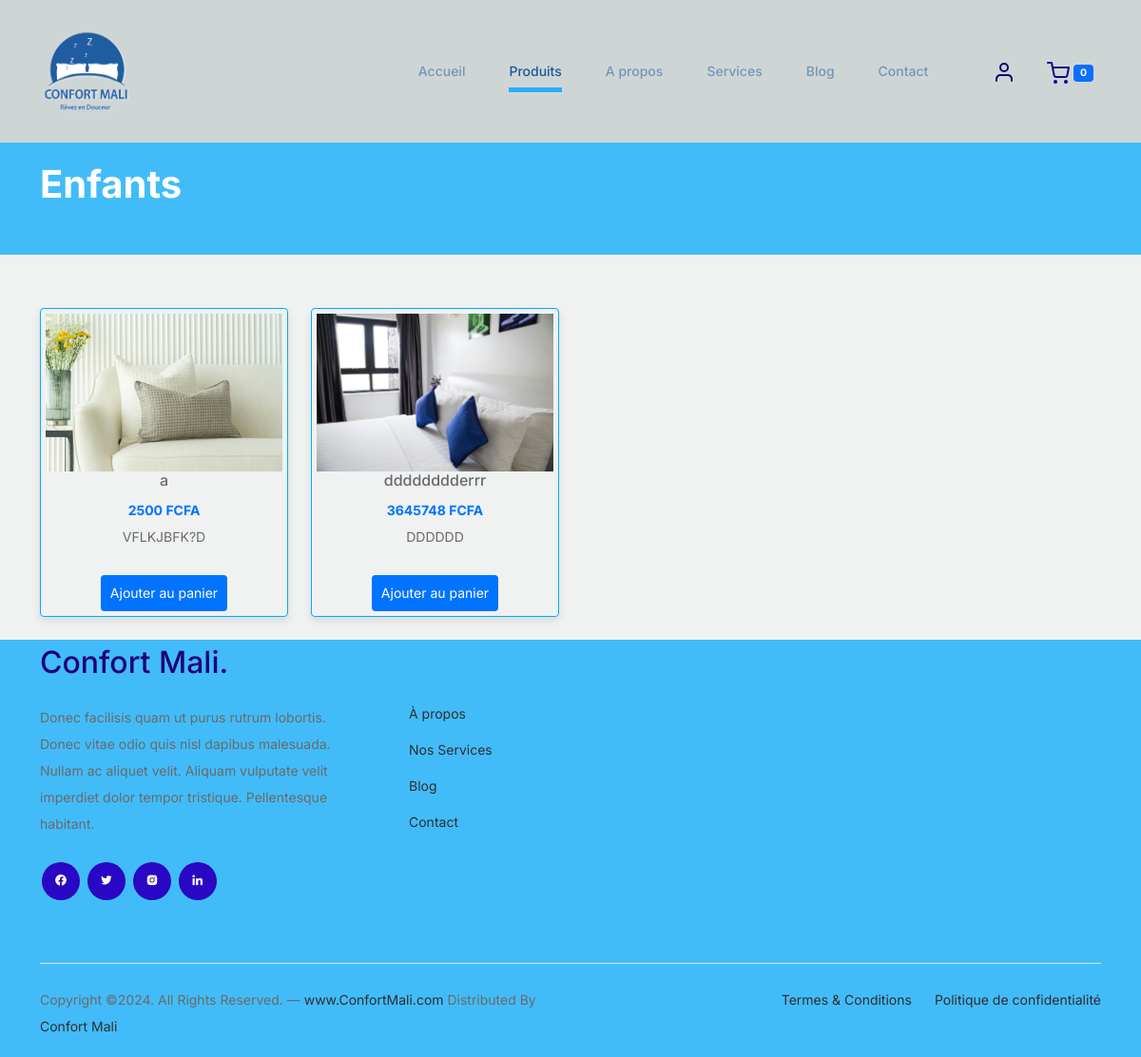
The page /products/1/ on the database its author committed.
### ConfortMLapp/models.py (models this page shows, shortened)
class Categorie(models.Model):
    nom = models.CharField(max_length=100)

class Shop(models.Model):
    categorie = models.ForeignKey(Categorie, on_delete=models.CASCADE, related_name='produits')
    name = models.CharField(max_length=100)
    price = models.DecimalField(max_digits=10, decimal_places=0)
    quantity_stock = models.PositiveIntegerField(default=0)
    quantity_minimale = models.PositiveIntegerField(default=12)
    description = models.TextField()
    image = models.ImageField(upload_to='produit_images/')

### ConfortMLapp/views.py (the view)
# urls.py: path('products/<int:category_id>/', views.shop_categorie, name='shop_categorie'),
def shop_categorie(request, category_id):
    category = get_object_or_404(Categorie, id=category_id)
    products = Shop.objects.filter(categorie=category)
    return render(request, 'shop_categorie.html', {'category': category, 'products': products})

### ConfortMLapp/templates/shop_categorie.html (shortened to what this page needs)
{% load static %}
<!doctype html>
<html lang="fr">
<head>
  <link href="{% static 'css/bootstrap.min.css' %}" rel="stylesheet">
  <link href="https://cdnjs.cloudflare.com/ajax/libs/font-awesome/6.0.0-beta3/css/all.min.css" rel="stylesheet">
  <link href="{% static 'css/tiny-slider.css' %}" rel="stylesheet">
  <link href="https://unpkg.com/boxicons@2.1.4/css/boxicons.min.css" rel='stylesheet'>
  <link href="{% static 'css/style.css' %}" rel="stylesheet">
</head>
<body>
 <nav class="custom-navbar navbar navbar-expand-md navbar-dark bg-dark" aria-label="Furni navigation bar">
    <div class="container">
        <a class="navbar-brand" href="{% url 'index' %}">
        <img src="{% static 'images/cm.png' %}" alt="Logo Confort Mali">
        </a>
        <div class="collapse navbar-collapse" id="navbarsFurni">
            <ul class="custom-navbar-nav navbar-nav ms-auto mb-2 mb-md-0">
                <li>
                    <a class="nav-link" href="{% url 'index' %}">Accueil</a>
                </li>
                <li class="nav-item active"><a class="nav-link" href="{% url 'shop' %}">Produits</a></li>
                <li><a class="nav-link" href="{% url 'about' %}">A propos</a></li>
                <li><a class="nav-link" href="{% url 'services' %}">Services</a></li>
                <li><a class="nav-link" href="{% url 'blog' %}">Blog</a></li>
                <li><a class="nav-link" href="{% url 'contact' %}">Contact</a></li>
            </ul>
            <ul class="custom-navbar-cta navbar-nav mb-2 mb-md-0 ms-5">
                {% if user.is_authenticated %}
                    <li class="nav-item dropdown">
                        <a class="nav-link dropdown-toggle" href="#" id="userDropdown" role="button" data-bs-toggle="dropdown" aria-expanded="false">
                            <img src="{% static 'images/user.svg' %}" alt="Utilisateur">
                            {{ user.username }}
                        </a>
                        <ul class="dropdown-menu" aria-labelledby="userDropdown">
                            <li><a class="dropdown-item" href="#">{{ user.username }}</a></li>
                            <li><a class="dropdown-item" href="#">{{ user.email }}</a></li>
                            <li><hr class="dropdown-divider"></li>
                            <li><a class="dropdown-item" href="{% url 'logout' %}">Déconnexion</a></li>
                        </ul>
                    </li>
                {% else %}
                    <li class="nav-item">
                        <a class="nav-link" href="{% url 'login' %}">
                            <img src="{% static 'images/user.svg' %}" alt="Connexion">
                        </a>
                    </li>
                {% endif %}
                <li class="nav-item">
                    <a class="nav-link" href="{% url 'view_cart' %}">
                        <img src="{% static 'images/cart.svg' %}" alt="Panier">
                        <span id="cart-count" class="badge bg-primary">0</span>
                    </a>
                </li>
            </ul>
        </div>
    </div>
</nav>
<div class="hero" style="padding-top: 20px; padding-bottom: 20px;">
  <div class="container">
    <div class="row justify-content-between">
      <div class="col-lg-5">
        <div class="intro-excerpt">
          <h1>{{ category.nom }}</h1>
        </div>
      </div>
    </div>
  </div>
</div>
<br>
<br>
<div class="container">
  <div class="row">
    {% for product in products %}
    <div class="col-12 col-md-4 col-lg-3 mb-4">
      <div class="product-item-container" style="border: 1px solid #00aff9; padding: 5px; border-radius: 4px; box-shadow: 0 4px 8px rgba(0, 0, 0, 0.1);">
        <img src="{{ product.image.url }}" class="img-fluid product-thumbnail" alt="{{ product.name }}">
        <h6 class="product-title text-center">{{ product.name }}</h6>
        <strong class="product-price text-center" style="color: rgb(0, 115, 255); display: block; margin: 0 auto;">{{ product.price }} FCFA</strong>
        <p class="product-description text-center">{{ product.description }}</p>
        <div class="text-center">
          <button class="add-to-cart-btn" onclick="addToCart({{ product.id }})" style="border: none; background-color: rgb(0, 115, 255); color: white; border-radius: 4px; padding: 5px 10px; margin-top: 10px; cursor: pointer;">Ajouter au panier</button>
        </div>
      </div>
    </div>
    {% endfor %}
  </div>
</div>
  <footer class="footer-section">
    <div class="container relative">
      <div class="row g-5 mb-5">
        <div class="col-lg-4">
          <div class="mb-4 footer-logo-wrap"><a href="#" class="footer-logo">Confort Mali<span>.</span></a></div>
          <p class="mb-4">Donec facilisis quam ut purus rutrum lobortis. Donec vitae odio quis nisl dapibus malesuada. Nullam ac aliquet velit. Aliquam vulputate velit imperdiet dolor tempor tristique. Pellentesque habitant.</p>
          <ul class="list-unstyled custom-social">
            <li><a href="#"><i class='bx bxl-facebook-circle'></i></a></li>
            <li><a href="#"><i class='bx bxl-twitter'></i></a></li>
            <li><a href="#"><i class='bx bxl-instagram-alt'></i></a></li>
            <li><a href="#"><i class='bx bxl-linkedin'></i></a></li>
          </ul>
        </div>
        <div class="col-lg-8">
          <div class="row links-wrap">
            <div class="col-6 col-sm-6 col-md-3">
              <ul class="list-unstyled">
                <li><a href="{% url 'about' %}">À propos</a></li>
                <li><a href="{% url 'services' %}">Nos Services</a></li>
                <li><a href="{% url 'blog' %}">Blog</a></li>
                <li><a href="{% url 'contact' %}">Contact</a></li>
              </ul>
            </div>
          </div>
        </div>
      </div>
      <div class="border-top copyright">
        <div class="row pt-4">
          <div class="col-lg-6">
            <p class="mb-2 text-center text-lg-start">Copyright &copy;<script>document.write(new Date().getFullYear());</script>. All Rights Reserved. &mdash; <a href="https://ConfortMali.com">www.ConfortMali.com</a> Distributed By <a href="https://www.ConfortMali.com">Confort Mali</a></p>
          </div>
          <div class="col-lg-6 text-center text-lg-end">
            <ul class="list-unstyled d-inline-flex ms-auto">
              <li class="me-4"><a href="#">Termes &amp; Conditions</a></li>
              <li><a href="#">Politique de confidentialité</a></li>
            </ul>
          </div>
        </div>
      </div>
    </div>
  </footer>
</body>
</html>

### ConfortMLapp/static/css/style.css (style rules this page uses)
body { overflow-x: hidden; position: relative; }
body { font-family: "Inter", sans-serif; font-weight: 400; line-height: 28px; color: #6a6a6a; font-size: 14px; background-color: #eff2f1; }
a { text-decoration: none; -webkit-transition: .3s all ease; -o-transition: .3s all ease; transition: .3s all ease; color: #2f2f2f; text-decoration: underline; }
.custom-navbar { background: #9fafae6b !important; padding-top: 20px; padding-bottom: 20px; }
.custom-navbar .navbar-brand img { width: 100px; }
@media (min-width: 992px) { .custom-navbar .custom-navbar-nav li { margin-left: 15px; margin-right: 15px; } }
.custom-navbar .custom-navbar-nav li a { font-weight: 500; color: #1c579b !important; opacity: .5; -webkit-transition: .3s all ease; -o-transition: .3s all ease; transition: .3s all ease; position: relative; }
@media (min-width: 768px) { .custom-navbar .custom-navbar-nav li a:before { content: ""; position: absolute; bottom: 0; left: 8px; right: 8px; background: #29adf9; height: 5px; opacity: 1; visibility: visible; width: 0; -webkit-transition: .15s all ease-out; -o-transition: .15s all ease-out; transition: .15s all ease-out; } }
.custom-navbar .custom-navbar-nav li.active a { opacity: 1; }
.custom-navbar .custom-navbar-nav li.active a:before { width: calc(100% - 16px); }
.custom-navbar .custom-navbar-cta { margin-left: 0 !important; -webkit-box-orient: horizontal; -webkit-box-direction: normal; -ms-flex-direction: row; flex-direction: row; }
@media (min-width: 768px) { .custom-navbar .custom-navbar-cta { margin-left: 40px !important; } }
.custom-navbar .custom-navbar-cta li { margin-left: 0px; margin-right: 0px; }
.custom-navbar .custom-navbar-cta li:first-child { margin-right: 20px; }
.hero { background: #42bcf9; }
@media (min-width: 768px) { .hero { padding: calc(4rem - 30px) 0 4rem 0; } }
@media (min-width: 992px) { .hero { padding: calc(8rem - 30px) 0 8rem 0; } }
.hero .intro-excerpt { position: relative; z-index: 4; }
@media (min-width: 992px) { .hero .intro-excerpt { max-width: 450px; } }
.hero h1 { font-weight: 700; color: #ffffff; margin-bottom: 30px; }
.product-price { color: #00b7ff; }
.footer-section { padding: 10px 0; background: #42bcf9; }
.footer-section .relative { position: relative; }
.footer-section a { text-decoration: none; color: #2f2f2f; -webkit-transition: .3s all ease; -o-transition: .3s all ease; transition: .3s all ease; }
.footer-section .links-wrap { margin-top: 0px; }
@media (min-width: 992px) { .footer-section .links-wrap { margin-top: 54px; } }
.footer-section .links-wrap ul li { margin-bottom: 10px; }
.footer-section .footer-logo-wrap .footer-logo { font-size: 32px; font-weight: 500; text-decoration: none; color: #1d0479; }
.footer-section .custom-social li { margin: 2px; display: inline-block; }
.footer-section .custom-social li a { width: 40px; height: 40px; text-align: center; line-height: 40px; display: inline-block; background: #2a07c4; color: #ffffff; border-radius: 50%; }
.footer-section .border-top { border-color: #dce5e4; }
.footer-section .border-top.copyright { font-size: 14px !important; }

### rows shown on the page
Categorie: nom "Enfants"
Shop: image (picture), name "a", price "2500", description "VFLKJBFK?D"
Shop: image (picture), name "dddddddderrr", price "3645748", description "DDDDDD"
